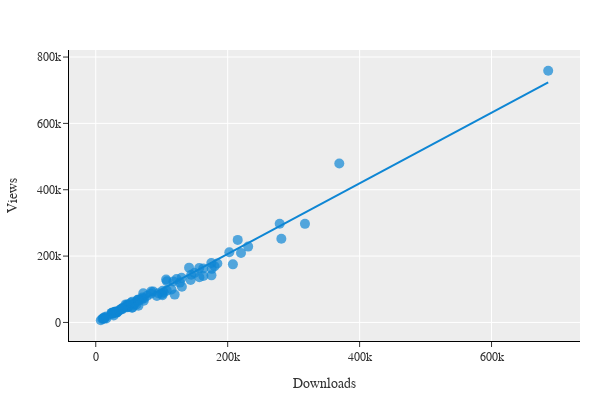

Notebook cell for this chart:
### Markdown cell above
We can start with calculating correlation between total views and downloads for each topic. Unsurprisingly, we get a correlation of 0.99, which basically means that the more a paper is viewed, the more it's downloaded—who would've thought?

### Code cell
#| echo: false
#| output: true
#| fig-cap: 'Views Total vs. Downloads Total'
#| label: fig-views-downloads-scatter

fig = px.scatter(
    topic_stats_past_decade,
    x='downloads_total',
    y='views_total',
    trendline="ols",
    color_discrete_map=color_palette,
    hover_data=['topic_en'],
    log_x=False
)

fig.update_layout(
    layout,
    width=600,
    xaxis=dict(title="Downloads"),
    yaxis=dict(title="Views"),
    legend=dict(title='Domain')
)

fig.update_traces(
    marker=dict(size=10, color='#0E86D4', opacity=0.7),
    hovertemplate='Topic: %{customdata[0]}<br>Downloads: %{x}<br>Views: %{y}<extra></extra>'
)

fig.show()

### Figure 1 — Plotly figure (JSON) as saved in the notebook; plotly's stock layout.template omitted (floating-point values rounded to 4 significant figures)
{"data": [{"customdata": [["S&T Talent Cultivation"], ["Development History and Scientific Achievements of the Chinese Academy of Sciences"], ["S&T Innovation and Superpower Strategy"], ["Biotechnology Development"], ["Water Resources Management and Ecological Protection"], ["CAS Field Observation Station Network"], ["Science Popularization and Think Tank Construction"], ["Renewable Energy"], ["Optical and Spectroscopic Detection Instruments"], ["Global Climate Change: Impact, Adaptation, and Mitigation Strategy"], ["Digital Technology and Big Data-Driven Scientific Research and Social Development"], ["Soil Environment and Sustainable Development"], ["CAS Development History and Scientific Cooperation"], ["Precision Measurement and Detection Instruments"], ["S&T Aided Poverty Alleviation"], ["Space Science Development Strategy"], ["Deep-sea Observation and Exploration"], ["Astronomy Development and Research Facilities"], ["Nanomaterials and Advanced Functional Materials"], ["Biodiversity Conservation and Ecosystem Restoration"], ["Social Psychology and its Applications"], ["Carbon Neutrality Goals"], ["High Power Laser Physics and Technology"], ["Advanced Nuclear Energy Technology"], ["Economic Forecast and Analysis"], ["CAS Academicians and Academic Divisions Work"], ["Intellectual Property Protection and Management"], ["Advanced Microscopy and Characterization Techniques"], ["Agricultural Reforms"], ["Current Status and Innovation Systems in Agriculture and Biological Breeding Research"], ["Biosecurity and Invasion Biology"], ["Public Health Emergency Management"], ["Environment Pollution"], ["Chemical Sciences and Technology"], ["Clean and Efficient Utilization of Coal and Natural Gas"], ["Cybersecurity and Information Security"], ["High-Performance Computing"], ["Belt and Road Initiative: S&T Innovation and Sustainable Development"], ["Atmospheric Monitoring Systems"], ["Urbanization"], ["Thin Film Deposition and Vacuum Technology"], ["Sustainable Development in China"], ["Climate Change Impact"], ["Laser and Semiconductor Technology"], ["Brain Science and Brain-Inspired Artificial Intelligence"], ["Cryogenics and Microscopy Technology"], ["Ultrasonic Technology and Precision Time-Frequency Measurement"], ["Biomedical Imaging of Animals"], ["Automated Theorem Proving"], ["Advanced Multifunctional Instrumentation for Materials Science and Laser Technology"], ["Desertification Control and Research"], ["Earth Big Data for Sustainable Development"], ["Superconducting Devices and Applications"], ["Graduate Education and Talent Cultivation"], ["Drug Development and Traditional Chinese Medicine"], ["Ecological Civilization Construction"], ["Neutron Scattering Instruments"], ["Stem Cell and Regenerative Medicine Research"], ["Scientific Research Instruments and Large Scientific Engineering Projects"], ["Land Spatial Governance and Regional Development Strategy"], ["Oil and Gas Exploration and Development"], ["CAS Leaders Appointments and Profiles"], ["Magnetron Sputtering Coating"], ["Quantum Communication and Computing"], ["Open Science and National Key Laboratories"], ["Advanced Scientific Instruments and Technologies"], ["Flora of China"], ["Open Science and S&T Innovation Policy Research"], ["Peer Review and Funding Allocation for Basic Research"], ["Food Security"], ["Gold Deposit Geology"], ["Social Network Public Opinion Analysis"], ["High-Precision Scientific Instruments and Advanced Detection Technologies"], ["Ultra-Intense Laser Technology and Terahertz Detector"], ["Water Quality Monitoring Instruments"], ["Lunar and Deep Space Exploration"], ["Robotics and Intelligent Manufacturing"], ["Optical Instruments"], ["Synchrotron Radiation Technology"], ["High-Precision Optical Instruments"], ["High-Energy Physics"], ["High-Speed Automated Data Acquisition and Analysis System"], ["High-Precision Optical and Radar Technologies"], ["Chinese Strategic Industries and Economic Development"], ["Geological Science Development"], ["Advanced Medical Imaging and Diagnostic Technologies"], ["CAS Divisions and Academicians: History and Development"], ["Microbiology and Ecological Environment Research"], ["Black Soil Conservation and Sustainable Utilization"], ["Big Science Facilities: Superconductivity, Nuclear Fusion, and High-Energy Physics"], ["Tibet and the Qinghai-Tibet Plateau: Sustainable Development and Ecological Protection"], ["Big Science Facilities: Particle Physics, Colliders, and Neutrino Research"], ["High-Power Solid-State Lasers and Deep Ultraviolet Spectral Imaging Systems"], ["Advanced Measurement and Sensing Technologies"], ["Geographic Science Research"], ["Basic Research at CAS"], ["Disaster Mitigation"], ["Nanotechnology Ethics and Governance"], ["Belt and Road Initiative: S&T Cooperation"], ["Fiber Optic Technology and Sensing Systems"]], "hovertemplate": "Topic: %{customdata[0]}<br>Downloads: %{x}<br>Views: %{y}<extra></extra>", "legendgroup": "", "marker": {"color": "#0E86D4", "opacity": 0.7, "size": 10, "symbol": "circle"}, "mode": "markers", "name": "", "orientation": "v", "showlegend": false, "type": "scatter", "x": [369185, 101440, 685898, 175444, 156856, 162981, 144693, 207926, 107868, 180107, 317159, 281342, 61749, 55321, 175771, 149612, 163188, 48348, 72843, 220214, 69942, 157092, 47220, 49457, 130547, 10977, 141464, 63516, 184365, 77948, 130114, 119658, 175211, 32633, 57065, 57989, 127473, 278850, 72034, 117719, 65461, 122610, 143847, 47953, 107625, 70551, 48724, 103020, 10056, 25386, 36755, 202482, 39542, 39791, 30571, 215218, 26716, 30048, 24713, 114794, 29235, 55787, 24250, 47637, 61541, 29679, 32176, 94826, 87161, 73027, 7651, 100657, 51985, 16076, 46245, 106672, 101198, 28897, 45391, 24065, 31824, 40438, 35902, 54819, 27225, 92638, 13137, 83323, 48447, 40282, 57795, 12737, 83977, 53424, 12559, 16076, 64102, 64664, 231057, 27564], "xaxis": "x", "y": [478965, 95401, 758546, 141888, 163793, 162657, 143623, 175115, 124154, 169511, 297199, 252287, 54424, 62734, 161553, 148996, 140168, 54074, 65318, 209328, 71144, 136410, 46910, 47700, 107705, 12329, 165199, 68277, 177800, 80494, 134379, 83874, 178972, 30689, 53552, 56447, 120127, 297314, 87823, 123564, 67355, 130795, 128259, 50080, 95960, 75336, 52012, 90057, 10238, 29874, 37543, 211587, 42009, 42147, 31918, 248882, 28547, 30160, 25579, 99370, 30013, 45291, 28071, 45437, 60746, 32115, 30125, 87910, 93444, 72260, 6755, 85603, 54039, 17791, 52072, 129256, 81803, 32247, 54419, 28767, 30437, 42902, 37307, 44454, 20808, 79644, 15866, 86262, 48060, 39817, 53796, 11541, 93429, 59499, 13000, 12121, 68738, 50187, 228602, 30060], "yaxis": "y"}, {"hovertemplate": "Topic: %{customdata[0]}<br>Downloads: %{x}<br>Views: %{y}<extra></extra>", "legendgroup": "", "marker": {"color": "#0E86D4", "opacity": 0.7, "size": 10, "symbol": "circle"}, "mode": "lines", "name": "", "showlegend": false, "type": "scatter", "x": [7651, 10056, 10977, 12559, 12737, 13137, 16076, 16076, 24065, 24250, 24713, 25386, 26716, 27225, 27564, 28897, 29235, 29679, 30048, 30571, 31824, 32176, 32633, 35902, 36755, 39542, 39791, 40282, 40438, 45391, 46245, 47220, 47637, 47953, 48348, 48447, 48724, 49457, 51985, 53424, 54819, 55321, 55787, 57065, 57795, 57989, 61541, 61749, 63516, 64102, 64664, 65461, 69942, 70551, 72034, 72843, 73027, 77948, 83323, 83977, 87161, 92638, 94826, 100657, 101198, 101440, 103020, 106672, 107625, 107868, 114794, 117719, 119658, 122610, 127473, 130114, 130547, 141464, 143847, 144693, 149612, 156856, 157092, 162981, 163188, 175211, 175444, 175771, 180107, 184365, 202482, 207926, 215218, 220214, 231057, 278850, 281342, 317159, 369185, 685898], "xaxis": "x", "y": [2053.0, 4611.0, 5591.0, 7273.0, 7462.0, 7888.0, 11010.0, 11010.0, 19510.0, 19710.0, 20200.0, 20920.0, 22330.0, 22870.0, 23230.0, 24650.0, 25010.0, 25480.0, 25870.0, 26430.0, 27760.0, 28140.0, 28620.0, 32100.0, 33010.0, 35970.0, 36240.0, 36760.0, 36920.0, 42190.0, 43100.0, 44140.0, 44580.0, 44920.0, 45340.0, 45440.0, 45740.0, 46520.0, 49200.0, 50730.0, 52220.0, 52750.0, 53250.0, 54610.0, 55380.0, 55590.0, 59370.0, 59590.0, 61470.0, 62090.0, 62690.0, 63540.0, 68300.0, 68950.0, 70530.0, 71390.0, 71580.0, 76820.0, 82530.0, 83230.0, 86610.0, 92440.0, 94770.0, 101000.0, 101500.0, 101800.0, 103500.0, 107400.0, 108400.0, 108600.0, 116000.0, 119100.0, 121200.0, 124300.0, 129500.0, 132300.0, 132800.0, 144400.0, 146900.0, 147800.0, 153000.0, 160700.0, 161000.0, 167300.0, 167500.0, 180300.0, 180500.0, 180900.0, 185500.0, 190000.0, 209300.0, 215100.0, 222800.0, 228100.0, 239700.0, 290500.0, 293100.0, 331200.0, 386600.0, 723400.0], "yaxis": "y"}], "layout": {"font": {"family": "Verdana", "size": 12}, "height": 400, "legend": {"title": {"text": "Domain"}, "tracegroupgap": 0}, "margin": {"b": 50, "l": 20, "r": 20, "t": 50}, "width": 600, "xaxis": {"anchor": "y", "domain": [0, 1], "linecolor": "black", "showline": true, "tickmode": "array", "title": {"font": {"family": "Verdana", "size": 14}, "text": "Downloads"}}, "yaxis": {"anchor": "x", "domain": [0, 1], "linecolor": "black", "showline": true, "title": {"text": "Views"}}}}
